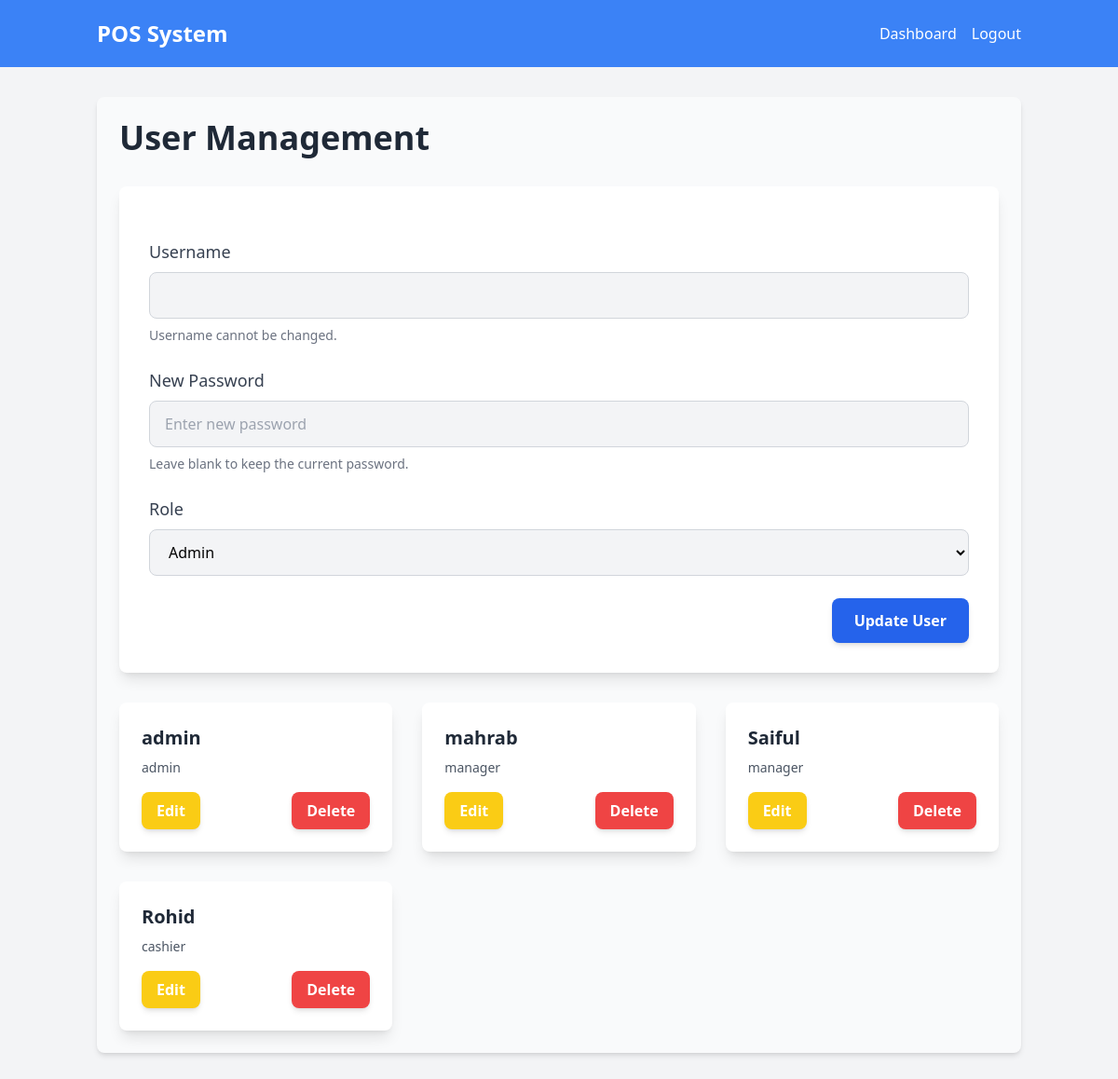
/user-management (signed in), run on an earlier commit of the app's database.
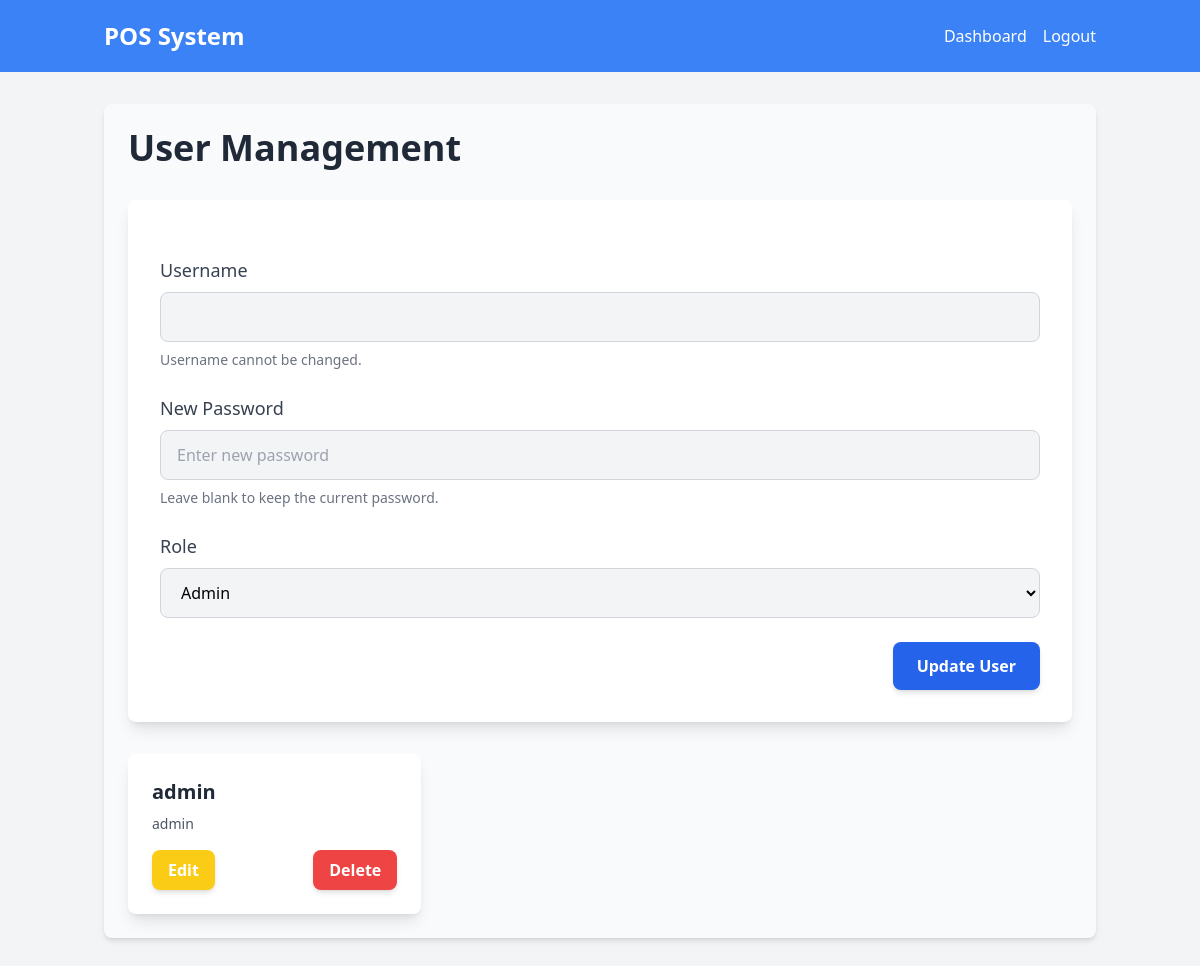
And on a later commit of the database.
### models.py (models this page shows, shortened)
class User(UserMixin, db.Model):
    id = db.Column(db.Integer, primary_key=True)
    username = db.Column(db.String(80), unique=True, nullable=False)
    password_hash = db.Column(db.String(128))
    role = db.Column(db.String(20), nullable=False)

### routes.py (the view, shortened to what this page needs)
    @app.route("/user-management", methods=['GET', 'POST'])
    @login_required
    def user_management():
        if current_user.role != 'admin':
            return redirect(url_for('dashboard'))
        users = User.query.all()
        return render_template('user_management.html', users=users)

### templates/user_management.html (shortened to what this page needs)
{% extends "base.html" %} {% block content %}
<div class="container mx-auto p-6 bg-gray-50 rounded-lg shadow-md">
  <h2 class="text-4xl font-bold text-gray-800 mb-8">User Management</h2>
  <div class="bg-white p-8 rounded-lg shadow-lg mb-8">
    <form method="POST" id="edit-form" class="space-y-6">
      <div>
        <label
          for="username"
          class="block text-lg font-medium text-gray-700 mb-2"
          >Username</label
        >
        <input
          type="text"
          name="username"
          id="username"
          readonly
          class="block w-full px-4 py-3 border border-gray-300 rounded-lg bg-gray-100 focus:ring-2 focus:ring-blue-500 focus:border-transparent"
        />
        <p class="mt-2 text-sm text-gray-500">Username cannot be changed.</p>
      </div>
      <div>
        <label
          for="password"
          class="block text-lg font-medium text-gray-700 mb-2"
          >New Password</label
        >
        <input
          type="password"
          name="password"
          id="password"
          placeholder="Enter new password"
          class="block w-full px-4 py-3 border border-gray-300 rounded-lg bg-gray-100 focus:ring-2 focus:ring-blue-500 focus:border-transparent"
        />
        <p class="mt-2 text-sm text-gray-500">
          Leave blank to keep the current password.
        </p>
      </div>
      <div>
        <label for="role" class="block text-lg font-medium text-gray-700 mb-2"
          >Role</label
        >
        <select
          name="role"
          id="role"
          class="block w-full px-4 py-3 border border-gray-300 rounded-lg bg-gray-100 focus:ring-2 focus:ring-blue-500 focus:border-transparent"
        >
          <option value="admin">Admin</option>
        </select>
      </div>
      <div class="flex justify-end">
        <button
          type="submit"
          class="bg-blue-600 hover:bg-blue-700 text-white font-bold py-3 px-6 rounded-lg shadow-md transition duration-300"
        >
          Update User
        </button>
      </div>
    </form>
  </div>
  <div class="grid grid-cols-1 sm:grid-cols-2 lg:grid-cols-3 gap-8">
    {% for user in users %}
    <div
      class="bg-white p-6 rounded-lg shadow-lg hover:shadow-xl transition duration-300"
    >
      <h3 class="text-xl font-bold text-gray-800 mb-2">{{ user.username }}</h3>
      <p class="text-sm text-gray-600 mb-4">{{ user.role }}</p>
      <div class="flex justify-between items-center">
        <button
          onclick="editUser('{{ user.id }}', '{{ user.username }}', '{{ user.role }}')"
          class="bg-yellow-400 hover:bg-yellow-500 text-white font-bold py-2 px-4 rounded-lg shadow-md transition duration-300"
        >
          Edit
        </button>
        <form method="POST" style="display: inline">
          <button
            type="submit"
            class="bg-red-500 hover:bg-red-600 text-white font-bold py-2 px-4 rounded-lg shadow-md transition duration-300"
          >
            Delete
          </button>
        </form>
      </div>
    </div>
    {% endfor %}
  </div>
</div>
{% endblock %}

### templates/base.html (shortened to what this page needs)
<!DOCTYPE html>
<html lang="en">
  <head>
    <link
      rel="stylesheet"
      href="{{ url_for('static', filename='css/styles.css') }}"
    />
    <link
      rel="stylesheet"
      href="https://cdnjs.cloudflare.com/ajax/libs/font-awesome/6.0.0/css/all.min.css"
    />
  </head>
  <body class="bg-gray-100">
    <header class="bg-blue-500 text-white py-4">
      <div
        class="container mx-auto flex flex-wrap justify-between items-center px-4"
      >
        <h1 class="text-2xl font-bold">POS System</h1>
        <nav class="w-full md:w-auto">
          <ul class="flex flex-col md:flex-row md:space-x-4 mt-2 md:mt-0">
            {% if current_user.is_authenticated %}
            <li>
              <a
                href="{{ url_for('dashboard') }}"
                class="hover:underline block text-center py-2 md:inline-block"
                >Dashboard</a
              >
            </li>
            <li>
              <a
                href="{{ url_for('logout') }}"
                class="hover:underline block text-center py-2 md:inline-block"
                >Logout</a
              >
            </li>
            {% endif %}
          </ul>
        </nav>
      </div>
    </header>
    <div class="main-content container mx-auto px-4 py-8">
      {% block content %}{% endblock %}
    </div>
  </body>
</html>

What changed in the data, as far as the page shows it:
removed User: username "mahrab", role "manager"
removed User: username "Saiful", role "manager"
removed User: username "Rohid", role "cashier"
